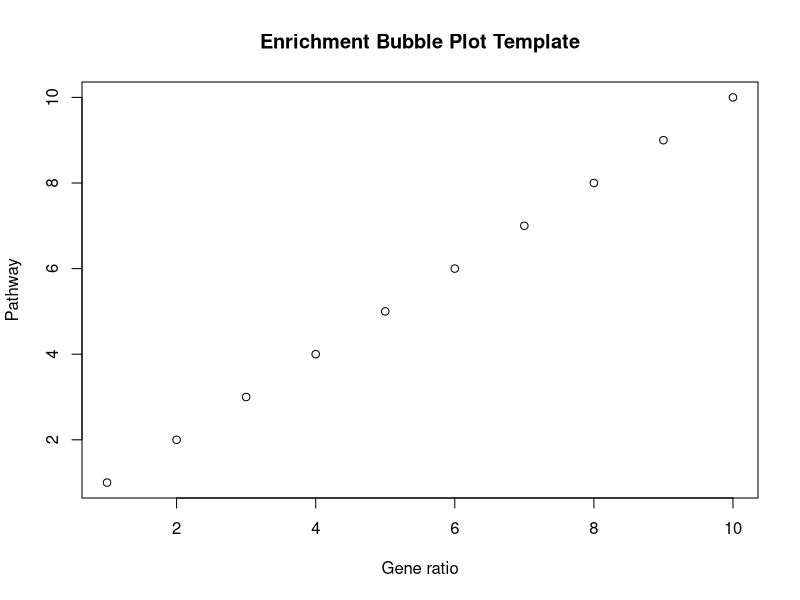

Write R code to recreate this figure. (Note: this script raises an error after producing the figure.)
args <- commandArgs(trailingOnly = TRUE)

if(length(args) < 2){
  stop('Usage: Rscript bubble_web.R input output')
}

out <- args[2]
dir.create(out, recursive=TRUE, showWarnings=FALSE)

png(file.path(out,'bubble.png'), width=1200, height=900, res=150)
plot(1:10,1:10, main='Enrichment Bubble Plot Template', xlab='Gene ratio', ylab='Pathway')
dev.off()

writeLines('bubble analysis finished', file.path(out,'result.txt'))
